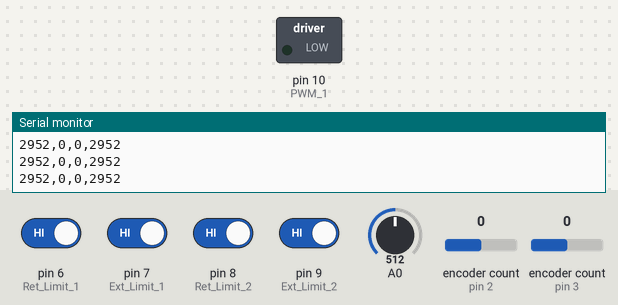
Bench run of a sketch on a simulated Arduino Nano, built with avr-gcc and run on an emulated ATmega328P. Parts: switched loads named in the sketch (green lamp = pin HIGH), the last lines printed to the serial monitor. Inputs (shaded band) come from the test bench; at power-on: pin 6 (Ret_Limit_1), pin 7 (Ext_Limit_1), pin 8 (Ret_Limit_2), pin 9 (Ext_Limit_2) HIGH, A0 = 512, encoder count (sensors on pin 2, pin 3) 0.

Above: at 1.2 s.
1.3 s: pin 7 (Ext_Limit_1) driven LOW
At 1.6 s:
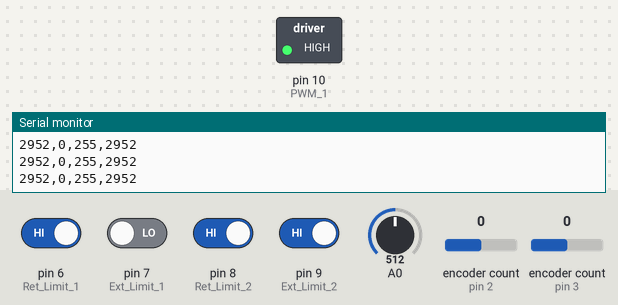
2.8 s: pin 7 (Ext_Limit_1) driven HIGH
At 3.8 s:
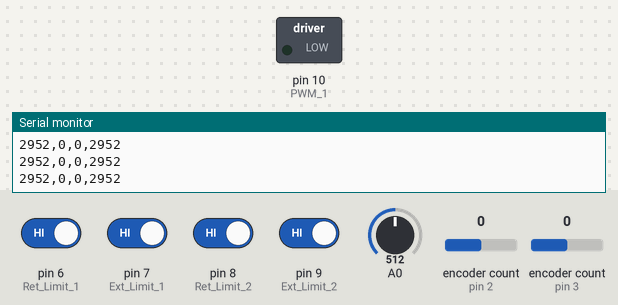
Timing chart, 0 to 5.8 s (numbered marks = the images above; inputs shaded):
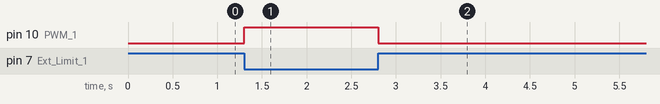

Measured:
- after the input at 1.3 s, pin 10 (PWM_1): LOW → HIGH at once
- after the input at 2.8 s, pin 10 (PWM_1): HIGH → LOW at once

The sketch:

3DPA_X01.ino
```cpp
/*
    Name:       3DPA_X01.ino
	Description:3D Printed Actuator (3.5mm Bearing Ball Screw)
    Created:	02/18/2019 9:40:17 PM
	Revised:	07/03/2019
    Author:     DESIGNCELL-PC\DesignCell

	Ball Screw Details:
	3.5mm Bearing
	4.5mm Pitch
	Gearmotor 560rpm
	Belt 11/20T
	Encoder 16/47T Off Ball Screw Nut
	Encoder PEC12R-4017F
		24PPR -> 48PPR Up/Down
	48P/Rev x 47T / 4.5mm/Rev == 501.3333 p/mm (Float?)
	Limits NC
	Travel Limit: ???

	Wiring:
	Retract Limit:	C = BlueWhite	NC = Blue
	Extend Limit:	C = GreenWhite	NC = Green
	Encoder:		C = Brown?	Retract =	Extend =		BrownWhite & Orange
	Gearmotor:		(-) = White		(+) = Red

	System Layout (From Top Down)
	X = (-)Left (+)Right
	Y = (-)REV (+)FWD
	Z = (-)Down (+)Up
	XX = Roll (-)Left (+)Right
	YY = Pitch (-)Nose Down (+)Nose Up
	ZZ = Yaw (-)Left (+)Right

	1.1 FL Sholder X
	1.2 FL Sholder Y
	1.3 FL Knee
	2.1 FR Shoulder X
	2.2 FR Sholder Y
	2.3 FR Knee


	*/

#include <PID_v1.h>

//PID Varibles
double Set_1, In_1, Out_1;
double Set_2, In_2, Out_2;
//PID Parameters
double Kp = 2.5, Ki = 0, Kd = 0.05;
int16_t Spd_Limit = 255;
PID PID_1(&In_1, &Out_1, &Set_1, Kp, Ki, Kd, P_ON_E, DIRECT);
PID PID_2(&In_2, &Out_2, &Set_2, Kp, Ki, Kd, P_ON_E, DIRECT);

#include <Encoder.h>

//Encoder Ref: https://www.pjrc.com/teensy/td_libs_Encoder.html
Encoder Encoder_1(2, 4);
Encoder Encoder_2(3, 5);


int32_t Enc_Pos_1;
int32_t Enc_Pos_2;

//Limit Switches Pins
int8_t Ret_Limit_1 = 6;
int8_t Ext_Limit_1 = 7;
int8_t Ret_Limit_2 = 8;
int8_t Ext_Limit_2 = 9;
bool Ext_1, Ext_2, Ret_1, Ret_2;

//TB6612FNG
uint8_t PWM_1 = 10; //Pro Mini PWM Pin
uint8_t DIR_1 = 12;
uint8_t PWM_2 = 11; //Pro Mini PWM Pin
uint8_t DIR_2 = 13;

// defines for setting and clearing register bits
//#ifndef cbi
//#define cbi(sfr, bit) (_SFR_BYTE(sfr) &= ~_BV(bit))
//#endif
//#ifndef sbi
//#define sbi(sfr, bit) (_SFR_BYTE(sfr) |= _BV(bit))
//#endif

//Analog Read Interval
int16_t	ar1;
uint16_t arMicros;
uint32_t pMicros = 0;
int16_t interval = 25000; //Microsecond method interval

void setup()
{
	Serial.begin(115200);
	//PID Parameters from Analog Read Potentimeter for discovery
	PID_1.SetMode(AUTOMATIC);
	PID_1.SetTunings(Kp, Ki, Kd);
	PID_1.SetOutputLimits(-Spd_Limit, Spd_Limit); //Default 0-255. -Lim to +Lim allows negative rotation
	PID_2.SetMode(AUTOMATIC);
	PID_2.SetTunings(Kp, Ki, Kd);
	PID_2.SetOutputLimits(-Spd_Limit, Spd_Limit); //Default 0-255. -Lim to +Lim allows negative rotation


	Encoder_1.write(6000);
	Encoder_2.write(6000);

	// set prescale to 16
	// Eratic measurements input when other inputs change?
	//sbi(ADCSRA, ADPS2);
	//cbi(ADCSRA, ADPS1);
	//cbi(ADCSRA, ADPS0);

	// Limit Switch pin mode Input_Pullup to send to HIGH when switch open using NC limit to ground.
	pinMode(Ret_Limit_1, INPUT_PULLUP);
	pinMode(Ret_Limit_2, INPUT_PULLUP);
	pinMode(Ext_Limit_1, INPUT_PULLUP);
	pinMode(Ext_Limit_2, INPUT_PULLUP);

}

void serialprint()
{
	char sPrint[40];
	uint16_t num1 = Set_1;
	uint16_t num2 = Enc_Pos_1;
	int16_t num3 = Out_1;
	int16_t	num4 = Set_1 - Enc_Pos_1;
	sprintf(sPrint, "%d,%d,%d,%d", num1, num2, num3, num4);

	//Print
	Serial.println(sPrint);
}

void Analog_Read()
{
	Set_1 = map(analogRead(A0), 0, 1023, -100.0, 6000.0);
	//	Change this to a joystick method that adds/subtracts to the setpoint to allow analog positioning.
	//	example: joystick range mapped to cycle +/-, so joystick adder scales with how far joystick is moved.

	// Read Potentiometer for Kp, Ki, & Kd
	//Kp = map(analogRead(A1), 0, 1023, 0, 100) / 100.00; // Divide by 100.00 to output float 0-1
	//Ki = map(analogRead(A2), 0, 1023, 0, 100) / 100.00; // Divide by 100.00 to output float 0-1
	//Kd = map(analogRead(A3), 0, 1023, 0, 100) / 100.00; // Divide by 100.00 to output float 0-1
	//posPID.SetTunings(Kp, Ki, Kd);
}

void Limits()
{
	// Actuator 1 Retract Limit
	if (digitalRead(Ret_Limit_1) == HIGH)
	{
		Encoder_1.write(0); //Reset homing
		Ret_1 = false;
		PID_1.SetOutputLimits(0, Spd_Limit); //Limit no retraction
	}
	else
	{
		Ret_1 = true;
		PID_1.SetOutputLimits(-Spd_Limit, Spd_Limit); //Reset to open limit range
	}

	// Actuator 2 Retract Limit
	if (digitalRead(Ret_Limit_2) == HIGH)
	{
		Encoder_2.write(0);
		Ret_2 = false;
		PID_2.SetOutputLimits(0, Spd_Limit);
	}
	else
	{
		Ret_2 = true;
		PID_2.SetOutputLimits(-Spd_Limit, Spd_Limit);
	}

	// Actuator 1 Extend Limit
	if (digitalRead(Ext_Limit_1) == HIGH)
	{
		Ext_1 = false;
		PID_1.SetOutputLimits(-Spd_Limit, 0);
	}
	else
	{
		Ext_1 = true;
		PID_1.SetOutputLimits(-Spd_Limit, Spd_Limit);
	}

	// Actuator 2 Extend Limit
	if (digitalRead(Ext_Limit_2) == HIGH)
	{
		Ext_2 = false;
		PID_2.SetOutputLimits(-Spd_Limit, 0);
	}
	else
	{
		Ext_2 = true;
		PID_2.SetOutputLimits(-Spd_Limit, Spd_Limit);
	}
}

void loop()
{

	// Limit Method
	Limits();

	// Method Interval
	uint32_t cMicros = micros();
	if (cMicros - pMicros > interval)
	{
		pMicros = cMicros;	//Reset time interval
		Analog_Read();		//Run Analog Read Method
		serialprint();		//Run Print Method
	}

	//Drive 1
	Enc_Pos_1 = Encoder_1.read();
	In_1 = Enc_Pos_1;
	PID_1.Compute();

	//Drive 2
	Enc_Pos_2 = Encoder_2.read();
	In_2 = Enc_Pos_2;
	PID_2.Compute();

	//Determine Drive 1 Rotation Sense
	if (Out_1 > 20 && Ext_1 == true)
	{
		digitalWrite(DIR_1, HIGH);
		analogWrite(PWM_1, Out_1);
	}
	else if (Out_1 < -20 && Ret_1 == true)
	{
		digitalWrite(DIR_1, LOW);
		analogWrite(PWM_1, -Out_1);
	}
	else
	{
		digitalWrite(DIR_1, LOW);
		analogWrite(PWM_1, 0);
	}

}
```
